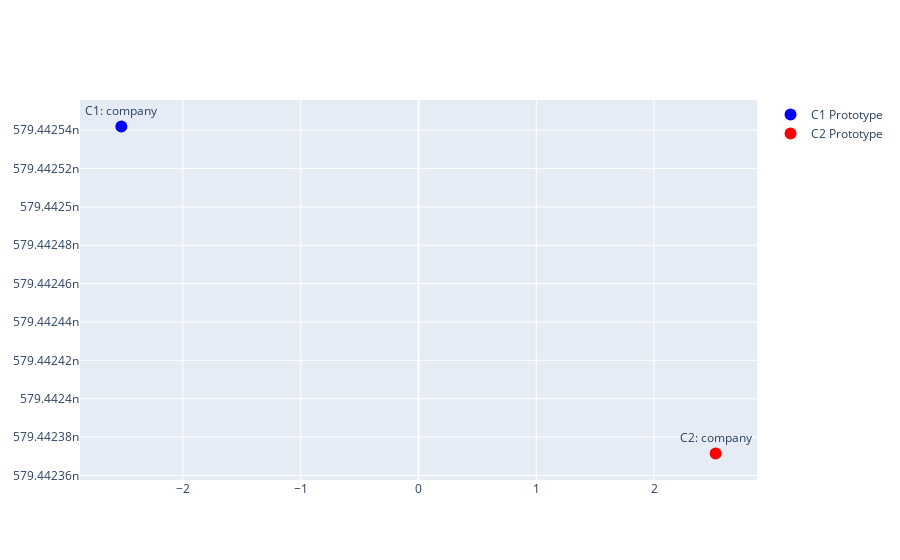

Notebook code for this chart:
### Code cell
fig = plot_prototype_distance(embeddings_c1, embeddings_c2, target_word)
save_figure(fig, output_path="PRT_plot_company.html")

### Figure 1 — Plotly figure (JSON) as saved in the notebook; plotly's stock layout.template omitted (floating-point values rounded to 4 significant figures)
{"data": [{"marker": {"color": "blue", "size": 12}, "mode": "markers+text", "name": "C1 Prototype", "text": ["C1: company"], "textposition": "top center", "type": "scatter", "x": [-2.523], "y": [5.794e-07]}, {"marker": {"color": "red", "size": 12}, "mode": "markers+text", "name": "C2 Prototype", "text": ["C2: company"], "textposition": "top center", "type": "scatter", "x": [2.523], "y": [5.794e-07]}], "layout": {}}
